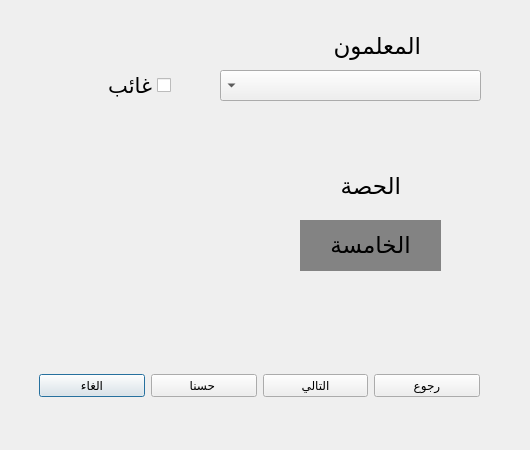
<?xml version="1.0" encoding="UTF-8"?>
<ui version="4.0">
 <class>Dialog</class>
 <widget class="QDialog" name="Dialog">
  <property name="geometry">
   <rect>
    <x>0</x>
    <y>0</y>
    <width>530</width>
    <height>450</height>
   </rect>
  </property>
  <property name="windowTitle">
   <string>Dialog</string>
  </property>
  <widget class="QWidget" name="layoutWidget">
   <property name="geometry">
    <rect>
     <x>39</x>
     <y>350</y>
     <width>441</width>
     <height>71</height>
    </rect>
   </property>
   <layout class="QHBoxLayout" name="horizontalLayout">
    <item>
     <widget class="QPushButton" name="pushButton_4">
      <property name="text">
       <string>الغاء</string>
      </property>
     </widget>
    </item>
    <item>
     <widget class="QPushButton" name="pushButton_2">
      <property name="text">
       <string>حسنا </string>
      </property>
     </widget>
    </item>
    <item>
     <widget class="QPushButton" name="pushButton">
      <property name="text">
       <string>التالي</string>
      </property>
     </widget>
    </item>
    <item>
     <widget class="QPushButton" name="pushButton_3">
      <property name="text">
       <string>رجوع</string>
      </property>
     </widget>
    </item>
   </layout>
  </widget>
  <widget class="QComboBox" name="comboBox">
   <property name="geometry">
    <rect>
     <x>220</x>
     <y>70</y>
     <width>261</width>
     <height>31</height>
    </rect>
   </property>
   <property name="font">
    <font>
     <pointsize>14</pointsize>
    </font>
   </property>
   <property name="layoutDirection">
    <enum>Qt::RightToLeft</enum>
   </property>
  </widget>
  <widget class="QLabel" name="label">
   <property name="geometry">
    <rect>
     <x>280</x>
     <y>30</y>
     <width>141</width>
     <height>31</height>
    </rect>
   </property>
   <property name="font">
    <font>
     <pointsize>17</pointsize>
    </font>
   </property>
   <property name="text">
    <string>المعلمون</string>
   </property>
  </widget>
  <widget class="QLabel" name="label_2">
   <property name="geometry">
    <rect>
     <x>260</x>
     <y>170</y>
     <width>141</width>
     <height>31</height>
    </rect>
   </property>
   <property name="font">
    <font>
     <pointsize>17</pointsize>
    </font>
   </property>
   <property name="text">
    <string>الحصة</string>
   </property>
  </widget>
  <widget class="QCheckBox" name="checkBox">
   <property name="geometry">
    <rect>
     <x>80</x>
     <y>60</y>
     <width>91</width>
     <height>51</height>
    </rect>
   </property>
   <property name="font">
    <font>
     <pointsize>16</pointsize>
     <weight>50</weight>
     <bold>false</bold>
    </font>
   </property>
   <property name="layoutDirection">
    <enum>Qt::RightToLeft</enum>
   </property>
   <property name="text">
    <string>غائب</string>
   </property>
  </widget>
  <widget class="QLabel" name="label_3">
   <property name="geometry">
    <rect>
     <x>300</x>
     <y>220</y>
     <width>141</width>
     <height>51</height>
    </rect>
   </property>
   <property name="font">
    <font>
     <pointsize>17</pointsize>
    </font>
   </property>
   <property name="mouseTracking">
    <bool>true</bool>
   </property>
   <property name="styleSheet">
    <string notr="true">background-color: rgb(131, 131, 131);</string>
   </property>
   <property name="text">
    <string>&lt;html&gt;&lt;head/&gt;&lt;body&gt;&lt;p align=&quot;center&quot;&gt;الخامسة&lt;/p&gt;&lt;/body&gt;&lt;/html&gt;</string>
   </property>
  </widget>
 </widget>
 <resources/>
 <connections/>
</ui>
